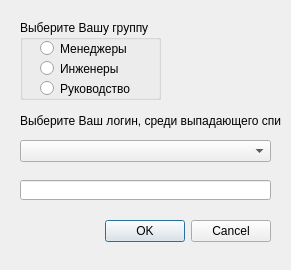
<?xml version="1.0" encoding="UTF-8"?>
<ui version="4.0">
 <class>Dialog</class>
 <widget class="QDialog" name="Dialog">
  <property name="geometry">
   <rect>
    <x>0</x>
    <y>0</y>
    <width>291</width>
    <height>270</height>
   </rect>
  </property>
  <property name="windowTitle">
   <string>Dialog</string>
  </property>
  <widget class="QDialogButtonBox" name="buttonBox">
   <property name="geometry">
    <rect>
     <x>20</x>
     <y>220</y>
     <width>251</width>
     <height>23</height>
    </rect>
   </property>
   <property name="orientation">
    <enum>Qt::Horizontal</enum>
   </property>
   <property name="standardButtons">
    <set>QDialogButtonBox::Cancel|QDialogButtonBox::Ok</set>
   </property>
  </widget>
  <widget class="QComboBox" name="comboBox">
   <property name="geometry">
    <rect>
     <x>20</x>
     <y>140</y>
     <width>251</width>
     <height>22</height>
    </rect>
   </property>
  </widget>
  <widget class="QLabel" name="label_login">
   <property name="geometry">
    <rect>
     <x>20</x>
     <y>110</y>
     <width>261</width>
     <height>21</height>
    </rect>
   </property>
   <property name="text">
    <string>Выберите Ваш логин, среди выпадающего списка</string>
   </property>
  </widget>
  <widget class="QLineEdit" name="lineEdit">
   <property name="geometry">
    <rect>
     <x>20</x>
     <y>180</y>
     <width>251</width>
     <height>20</height>
    </rect>
   </property>
  </widget>
  <widget class="QGroupBox" name="groupBox">
   <property name="geometry">
    <rect>
     <x>20</x>
     <y>20</y>
     <width>141</width>
     <height>80</height>
    </rect>
   </property>
   <property name="title">
    <string>Выберите Вашу группу</string>
   </property>
   <widget class="QRadioButton" name="radioButton">
    <property name="geometry">
     <rect>
      <x>20</x>
      <y>20</y>
      <width>91</width>
      <height>17</height>
     </rect>
    </property>
    <property name="text">
     <string>Менеджеры</string>
    </property>
   </widget>
   <widget class="QRadioButton" name="radioButton_2">
    <property name="geometry">
     <rect>
      <x>20</x>
      <y>40</y>
      <width>82</width>
      <height>17</height>
     </rect>
    </property>
    <property name="text">
     <string>Инженеры</string>
    </property>
   </widget>
   <widget class="QRadioButton" name="radioButton_3">
    <property name="geometry">
     <rect>
      <x>20</x>
      <y>60</y>
      <width>91</width>
      <height>17</height>
     </rect>
    </property>
    <property name="text">
     <string>Руководство</string>
    </property>
   </widget>
  </widget>
 </widget>
 <resources/>
 <connections>
  <connection>
   <sender>buttonBox</sender>
   <signal>accepted()</signal>
   <receiver>Dialog</receiver>
   <slot>accept()</slot>
   <hints>
    <hint type="sourcelabel">
     <x>248</x>
     <y>254</y>
    </hint>
    <hint type="destinationlabel">
     <x>157</x>
     <y>274</y>
    </hint>
   </hints>
  </connection>
  <connection>
   <sender>buttonBox</sender>
   <signal>rejected()</signal>
   <receiver>Dialog</receiver>
   <slot>reject()</slot>
   <hints>
    <hint type="sourcelabel">
     <x>316</x>
     <y>260</y>
    </hint>
    <hint type="destinationlabel">
     <x>286</x>
     <y>274</y>
    </hint>
   </hints>
  </connection>
 </connections>
</ui>
